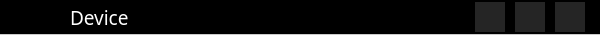
<?xml version="1.0" encoding="UTF-8"?>
<ui version="4.0">
 <class>widget</class>
 <widget class="QWidget" name="widget">
  <property name="geometry">
   <rect>
    <x>0</x>
    <y>0</y>
    <width>600</width>
    <height>35</height>
   </rect>
  </property>
  <property name="windowTitle">
   <string>Form</string>
  </property>
  <property name="styleSheet">
   <string notr="true">#widget {
	background: black;
	border-bottom: 1px solid #CCC
}

* {
	color: white
}</string>
  </property>
  <widget class="QLabel" name="label_sound">
   <property name="geometry">
    <rect>
     <x>10</x>
     <y>5</y>
     <width>25</width>
     <height>25</height>
    </rect>
   </property>
   <property name="font">
    <font>
     <family>Avenir Next LT Pro</family>
     <pointsize>14</pointsize>
    </font>
   </property>
   <property name="styleSheet">
    <string notr="true">color: #CCC</string>
   </property>
   <property name="text">
    <string/>
   </property>
   <property name="pixmap">
    <pixmap resource="../res/main.qrc">:/images/sound_gray.svg</pixmap>
   </property>
   <property name="scaledContents">
    <bool>true</bool>
   </property>
   <property name="alignment">
    <set>Qt::AlignCenter</set>
   </property>
  </widget>
  <widget class="QLabel" name="label_name">
   <property name="geometry">
    <rect>
     <x>70</x>
     <y>5</y>
     <width>300</width>
     <height>25</height>
    </rect>
   </property>
   <property name="font">
    <font>
     <family>Montserrat</family>
     <pointsize>14</pointsize>
    </font>
   </property>
   <property name="styleSheet">
    <string notr="true"/>
   </property>
   <property name="text">
    <string>Device</string>
   </property>
   <property name="alignment">
    <set>Qt::AlignLeading|Qt::AlignLeft|Qt::AlignVCenter</set>
   </property>
  </widget>
  <widget class="QWidget" name="btn_remove" native="true">
   <property name="enabled">
    <bool>true</bool>
   </property>
   <property name="geometry">
    <rect>
     <x>555</x>
     <y>2</y>
     <width>30</width>
     <height>30</height>
    </rect>
   </property>
   <property name="styleSheet">
    <string notr="true">#btn_remove {
	background: #252525; color: white
}

#btn_remove::hover {
	background: #303030;
}

#btn_remove::!enabled {
	background: #595959;
	border-bottom: 3px solid #E00000;
}</string>
   </property>
   <widget class="QLabel" name="label_btn_remove">
    <property name="geometry">
     <rect>
      <x>3</x>
      <y>3</y>
      <width>24</width>
      <height>24</height>
     </rect>
    </property>
    <property name="text">
     <string/>
    </property>
    <property name="pixmap">
     <pixmap resource="../res/main.qrc">:/images/remove.svg</pixmap>
    </property>
    <property name="scaledContents">
     <bool>true</bool>
    </property>
   </widget>
  </widget>
  <widget class="QWidget" name="btn_disconnect" native="true">
   <property name="enabled">
    <bool>true</bool>
   </property>
   <property name="geometry">
    <rect>
     <x>515</x>
     <y>2</y>
     <width>30</width>
     <height>30</height>
    </rect>
   </property>
   <property name="styleSheet">
    <string notr="true">#btn_disconnect {
	background: #252525; color: white
}

#btn_disconnect::hover {
	background: #303030;
}

#btn_disconnect::!enabled {
	background: #595959;
	border-bottom: 3px solid #E00000;
}</string>
   </property>
   <widget class="QLabel" name="label_btn_disconnect">
    <property name="geometry">
     <rect>
      <x>3</x>
      <y>3</y>
      <width>24</width>
      <height>24</height>
     </rect>
    </property>
    <property name="text">
     <string/>
    </property>
    <property name="pixmap">
     <pixmap resource="../res/main.qrc">:/images/disconnect.svg</pixmap>
    </property>
    <property name="scaledContents">
     <bool>true</bool>
    </property>
   </widget>
  </widget>
  <widget class="QWidget" name="btn_sound" native="true">
   <property name="enabled">
    <bool>true</bool>
   </property>
   <property name="geometry">
    <rect>
     <x>475</x>
     <y>2</y>
     <width>30</width>
     <height>30</height>
    </rect>
   </property>
   <property name="styleSheet">
    <string notr="true">#btn_sound {
	background: #252525; color: white
}

#btn_sound::hover {
	background: #303030;
}

#btn_sound::!enabled {
	background: #595959;
	border-bottom: 3px solid #E00000;
}</string>
   </property>
   <widget class="QLabel" name="label_btn_sound">
    <property name="geometry">
     <rect>
      <x>3</x>
      <y>3</y>
      <width>24</width>
      <height>24</height>
     </rect>
    </property>
    <property name="text">
     <string/>
    </property>
    <property name="pixmap">
     <pixmap resource="../res/main.qrc">:/images/sound_white.svg</pixmap>
    </property>
    <property name="scaledContents">
     <bool>true</bool>
    </property>
   </widget>
  </widget>
 </widget>
 <resources>
  <include location="../res/main.qrc"/>
 </resources>
 <connections/>
</ui>
